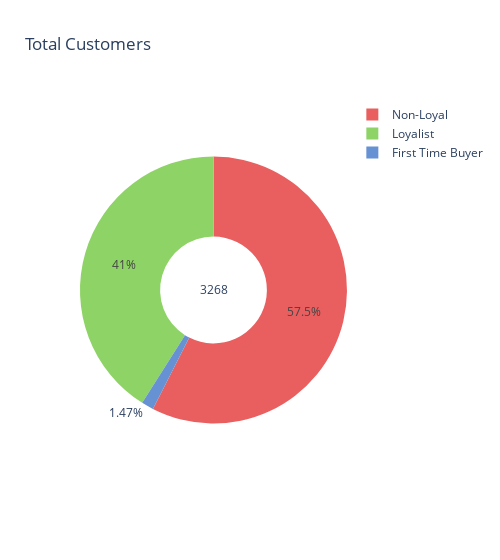

Here is the notebook cell this chart was saved with:
### Code cell
#TODO create a chart that would showcase the total customers and the percentage of types of loyal
#* purpose is to know the current customers

total_customers = df.groupby(['loyalty']).agg(total_customer=('customer_id', pd.Series.nunique)).reset_index()
total_count_customers = total_customers['total_customer'].sum()

fig_customers = go.Figure(data=[go.Pie(labels=total_customers['loyalty'], values=total_customers['total_customer'], hole=.4, 
                                       title=str(total_count_customers), marker_colors=[clr_ftb, clr_loy,  clr_nloy])])
fig_customers.update_layout(title_text='Total Customers', font_size=12, width=500)
fig_customers.show()

### Figure 1 — Plotly figure (JSON) as saved in the notebook; plotly's stock layout.template omitted (floating-point values rounded to 4 significant figures)
{"data": [{"hole": 0.4, "labels": ["First Time Buyer", "Loyalist", "Non-Loyal"], "marker": {"colors": ["#6691d3", "#8ed366", "#e95f5f"]}, "title": {"text": "3268"}, "type": "pie", "values": [48, 1341, 1879]}], "layout": {"font": {"size": 12}, "title": {"text": "Total Customers"}, "width": 500}}
